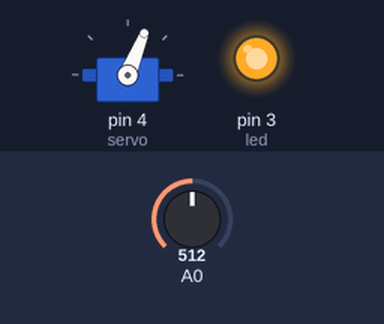
The sketch below on a simulated Arduino Uno, built with avr-gcc and run on an emulated ATmega328P. Parts: servo, output pins drawn as LEDs (lit = HIGH). The test bench sets the inputs (shaded band); at power-on: A0 = 512.

Above: at 1.2 s.
1.3 s: A0 set to 400
2.8 s: A0 set to 374
At 4.0 s:
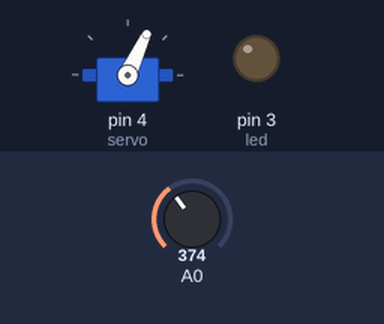
4.3 s: A0 set to 306
At 5.2 s:
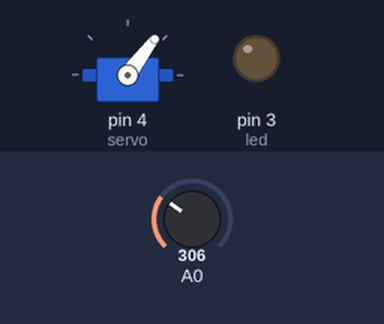
5.8 s: A0 set to 122
At 6.3 s:
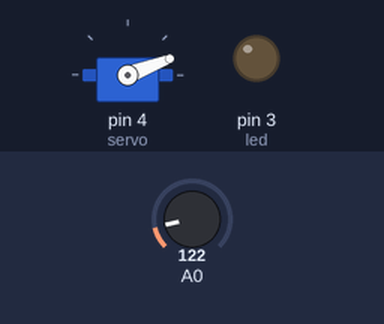
7.3 s: A0 set to 58
At 7.6 s:
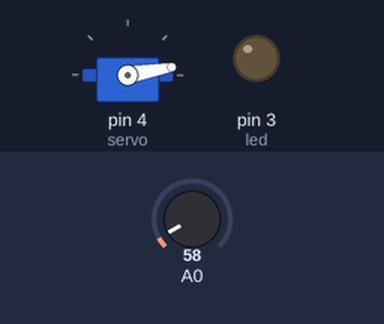
8.8 s: A0 set to 511
At 9.9 s:
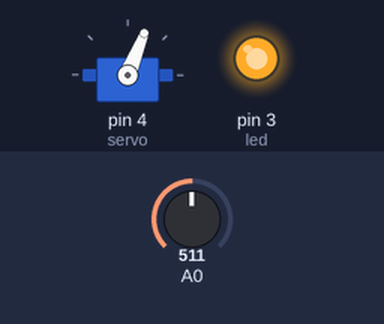
Timing chart, 0 to 11.3 s (numbered marks = the images above; inputs shaded):
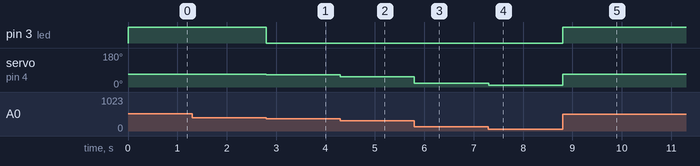

The sketch:

servo.ino
```cpp
#include <Servo.h>

int led = 3;
int potval;
Servo servo;

void setup(){
  pinMode(led, OUTPUT);
  servo.attach(4);
}

void loop(){
  int angle = map(analogRead(A0), 0, 1023, 0, 180);
  if (angle > 68){
    servo.write(68);
    digitalWrite(led, HIGH);
  }
    else{
      servo.write(angle);
      digitalWrite(led, LOW);
  }
  delay(5);
}
```

Measured:
- the behaviour switches between 393 and 392 on A0 (found by bisection; images 0 and 1)
- after the input at 1.3 s, every drawn part: stays the same
- after the input at 2.8 s, pin 3 (led): HIGH → LOW at once; servo on pin 4 (servo): 68° → 65° at once
- after the input at 4.3 s, servo on pin 4 (servo): 65° → 53° at once
- after the input at 5.8 s, servo on pin 4 (servo): 53° → 21° at once
- after the input at 7.3 s, servo on pin 4 (servo): 21° → 10° at once
- after the input at 8.8 s, pin 3 (led): LOW → HIGH at once; servo on pin 4 (servo): 10° → 68° at once
